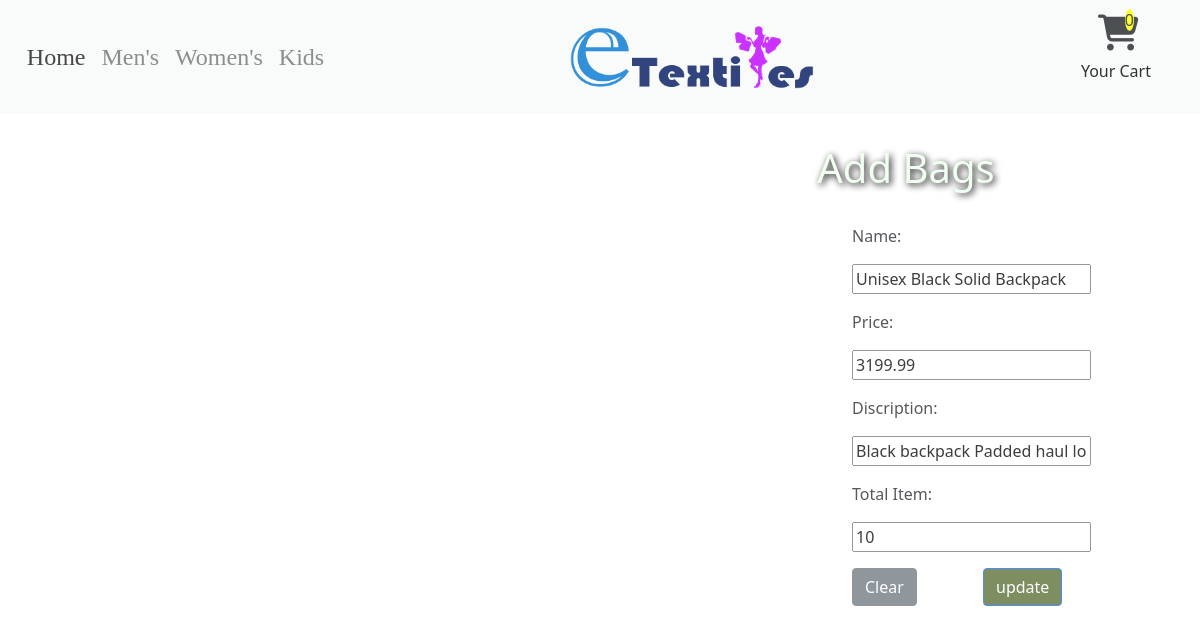
/admin/add-bags.php?edit=1 (signed in), run on an earlier commit of the app's database.
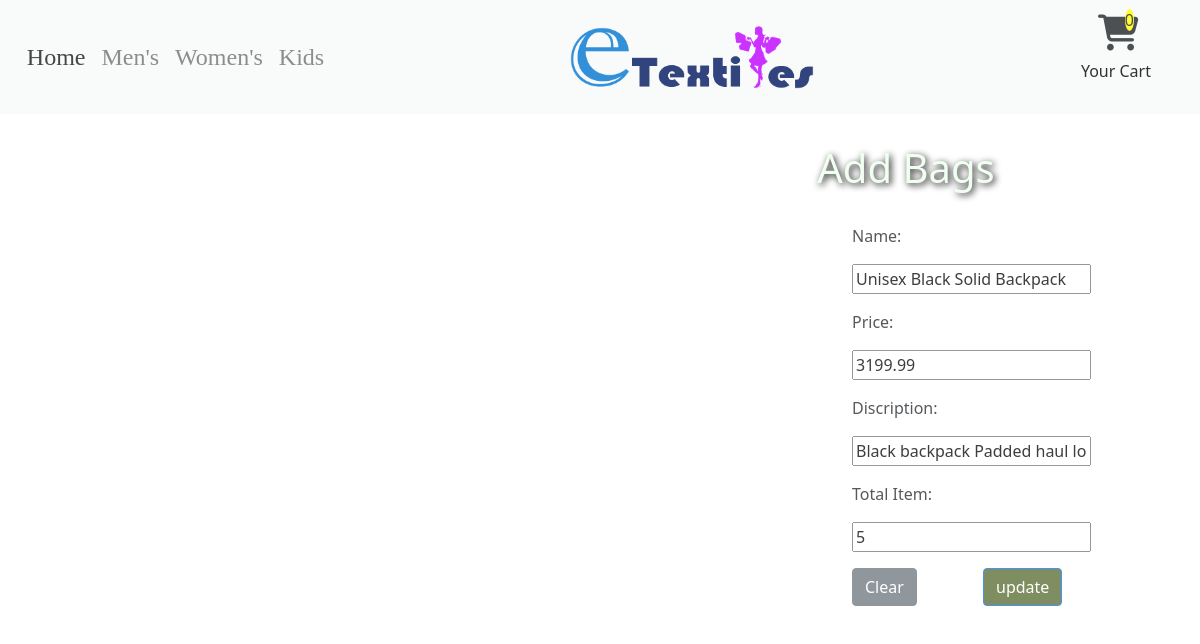
And on a later commit of the database.
### tables this page shows
CREATE TABLE IF NOT EXISTS `bags` (
  `id` int NOT NULL AUTO_INCREMENT,
  `name` varchar(100) NOT NULL,
  `price` double NOT NULL,
  `discription` varchar(255) NOT NULL,
  `total_item` int NOT NULL,
  `sold_item` int NOT NULL,
  PRIMARY KEY (`id`)
);

### admin/add-bags.php (the view, shortened to what this page needs)
<!DOCTYPE html>
<html>
<head lang="en">
    <link href="https://cdn.jsdelivr.net/npm/bootstrap@5.0.2/dist/css/bootstrap.min.css" rel="stylesheet">
    <link rel="stylesheet" href="../styles/add-item.css">
</head>
<body class="bg">
    <?php include 'admin_navbar.php';
        $name = null;
        $price = null;
        $discription = null;
        $total_item = null;
        $update=false;
        ?>
    <div class="container-fluid">
        <div>
            <?php
                if (isset($_GET['edit'])) {
                    $id = $_GET['edit'];
                    $update = true;
                    $record = mysqli_query($connection, "SELECT * FROM bags WHERE id=$id");
                        $n = mysqli_fetch_array($record);
                        $name = $n['name'];
                        $price = $n['price'];
                        $discription = $n['discription'];
                        $total_item = $n['total_item'];
                        }
            ?>
            <div class="row">
                <div class="col-8"></div>
                <div class="col-2">
                    <h1 align="center" style="margin-top: 30px; color: honeydew; text-shadow: 2px 2px 7px #000000;">
                        Add Bags
                    </h1>
                </div>
            </div>
            <form method="post" action="<?php echo $_SERVER["PHP_SELF"]; ?>">
                <div class="row-lg">
                    <p id='label'><label for="name">Name: </label></p>
                    <p><input type="text" name="name" value="<?php echo $name; ?>" placeholder="" required></p>
                    <p id='label'><label for="price">Price: </label></p>
                    <p><input type= number step=0.01 name="price" value="<?php echo $price; ?>" placeholder="" required></p>
                    <p id='label'><label for="discription">Discription: </label></p>
                    <p><input type="text" name="discription" value="<?php echo $discription; ?>" placeholder=""></p>
                    <p id='label'><label for="total_item">Total Item: </label></p>
                    <p><input type="number" name="total_item" value="<?php echo $total_item; ?>" placeholder=""></p>
                    <div class="row">
                        <div class="col"><button class="btn btn-secondary" type="reset">Clear</button></div>
                        <div class="col"><?php if ($update == true): ?>
                            <button class="btn btn-primary" type="submit" name="update" style="background: #556B2F;" >update</button>
                        <?php else: ?>
                            <button class="btn btn-primary" type="submit" name="submit" >Add</button>
                        <?php endif ?></div>
                    </div>
                </div>
            </form>
        </div>
    </div>
</body>
</html>

What changed in the data, as far as the page shows it:
changed bags "Unisex Black Solid Backpack": total_item "10" → "5"
